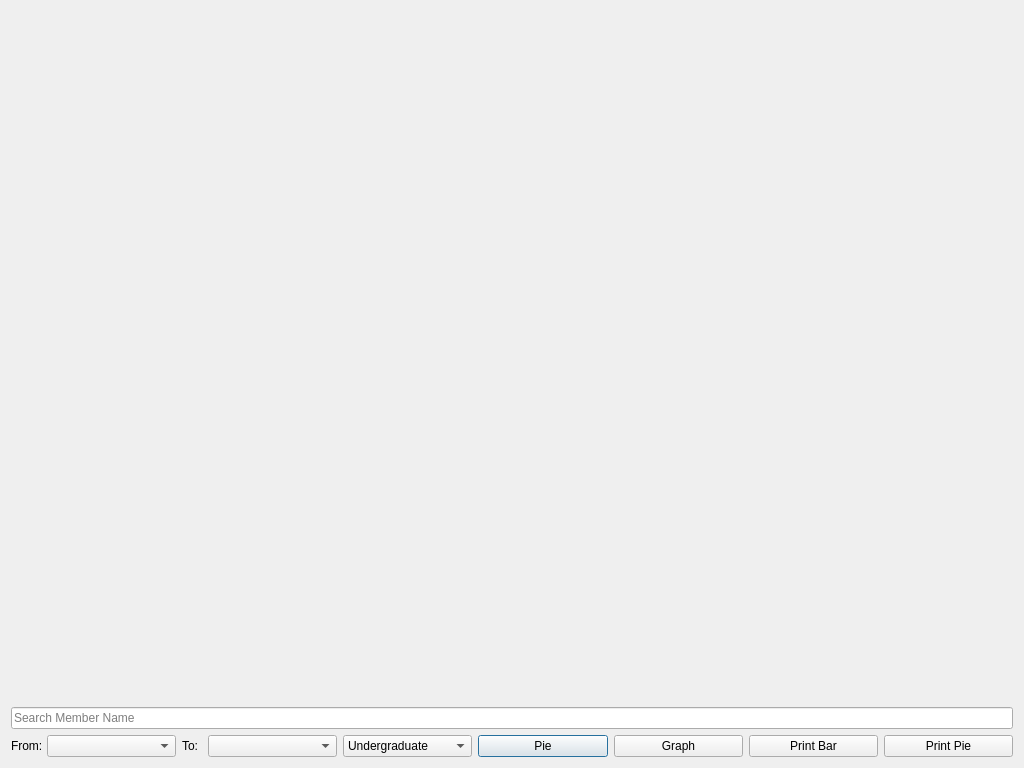
<?xml version="1.0" encoding="UTF-8"?>
<ui version="4.0">
 <class>TeachingGraphDash</class>
 <widget class="QDialog" name="TeachingGraphDash">
  <property name="geometry">
   <rect>
    <x>0</x>
    <y>0</y>
    <width>1024</width>
    <height>768</height>
   </rect>
  </property>
  <property name="windowTitle">
   <string>Dialog</string>
  </property>
  <layout class="QVBoxLayout" name="verticalLayout_2">
   <item>
    <widget class="QCustomPlot" name="bar_graph" native="true">
     <property name="minimumSize">
      <size>
       <width>500</width>
       <height>500</height>
      </size>
     </property>
     <property name="maximumSize">
      <size>
       <width>3000</width>
       <height>3000</height>
      </size>
     </property>
     <property name="font">
      <font>
       <family>Segoe UI Light</family>
       <pointsize>9</pointsize>
      </font>
     </property>
     <layout class="QVBoxLayout" name="verticalLayout"/>
    </widget>
   </item>
   <item>
    <widget class="QLineEdit" name="searchIn">
     <property name="text">
      <string/>
     </property>
     <property name="placeholderText">
      <string>Search Member Name</string>
     </property>
    </widget>
   </item>
   <item>
    <layout class="QHBoxLayout" name="horizontalLayout">
     <item>
      <widget class="QLabel" name="label_2">
       <property name="maximumSize">
        <size>
         <width>30</width>
         <height>16777215</height>
        </size>
       </property>
       <property name="text">
        <string>From:</string>
       </property>
      </widget>
     </item>
     <item>
      <widget class="QComboBox" name="fromCB"/>
     </item>
     <item>
      <widget class="QLabel" name="label_3">
       <property name="maximumSize">
        <size>
         <width>20</width>
         <height>16777215</height>
        </size>
       </property>
       <property name="text">
        <string>To:</string>
       </property>
      </widget>
     </item>
     <item>
      <widget class="QComboBox" name="toCB"/>
     </item>
     <item>
      <widget class="QComboBox" name="progLevel">
       <property name="enabled">
        <bool>true</bool>
       </property>
       <property name="editable">
        <bool>false</bool>
       </property>
       <item>
        <property name="text">
         <string>Undergraduate</string>
        </property>
       </item>
       <item>
        <property name="text">
         <string>Postgraduate</string>
        </property>
       </item>
       <item>
        <property name="text">
         <string>Continuing</string>
        </property>
       </item>
       <item>
        <property name="text">
         <string>Other</string>
        </property>
       </item>
       <item>
        <property name="text">
         <string>All</string>
        </property>
       </item>
      </widget>
     </item>
     <item>
      <widget class="QPushButton" name="pieChart">
       <property name="text">
        <string>Pie</string>
       </property>
      </widget>
     </item>
     <item>
      <widget class="QPushButton" name="graphBtn">
       <property name="text">
        <string>Graph</string>
       </property>
      </widget>
     </item>
     <item>
      <widget class="QPushButton" name="print_bar_Button">
       <property name="text">
        <string>Print Bar</string>
       </property>
      </widget>
     </item>
     <item>
      <widget class="QPushButton" name="print_pie_Button">
       <property name="text">
        <string>Print Pie</string>
       </property>
      </widget>
     </item>
    </layout>
   </item>
  </layout>
 </widget>
 <customwidgets>
  <customwidget>
   <class>QCustomPlot</class>
   <extends>QWidget</extends>
   <header>qcustomplot.h</header>
   <container>1</container>
  </customwidget>
 </customwidgets>
 <resources/>
 <connections/>
</ui>
